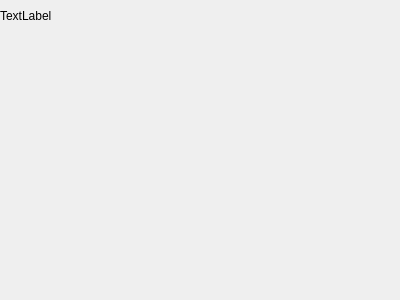
<?xml version="1.0" encoding="UTF-8"?>
<ui version="4.0">
 <class>QRImage</class>
 <widget class="QWidget" name="QRImage">
  <property name="geometry">
   <rect>
    <x>0</x>
    <y>0</y>
    <width>400</width>
    <height>300</height>
   </rect>
  </property>
  <property name="windowTitle">
   <string>Form</string>
  </property>
  <widget class="QLabel" name="label">
   <property name="geometry">
    <rect>
     <x>0</x>
     <y>0</y>
     <width>241</width>
     <height>31</height>
    </rect>
   </property>
   <property name="styleSheet">
    <string notr="true">font: 10pt &quot;Academy Engraved LET&quot;;</string>
   </property>
   <property name="text">
    <string>TextLabel </string>
   </property>
  </widget>
 </widget>
 <resources/>
 <connections/>
</ui>
